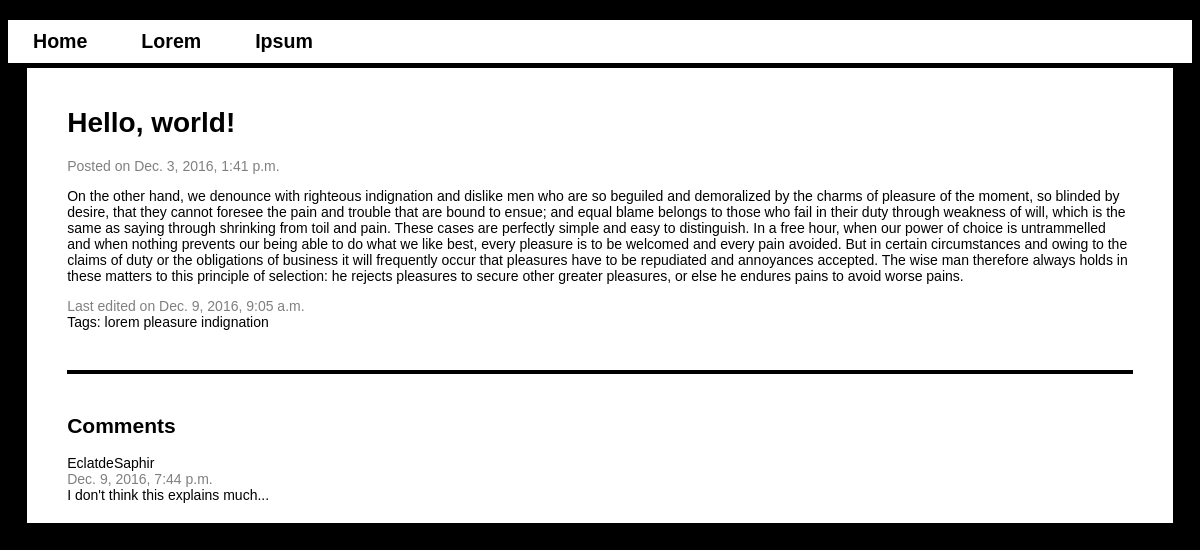
Before: /blog/1/ with the older database file.
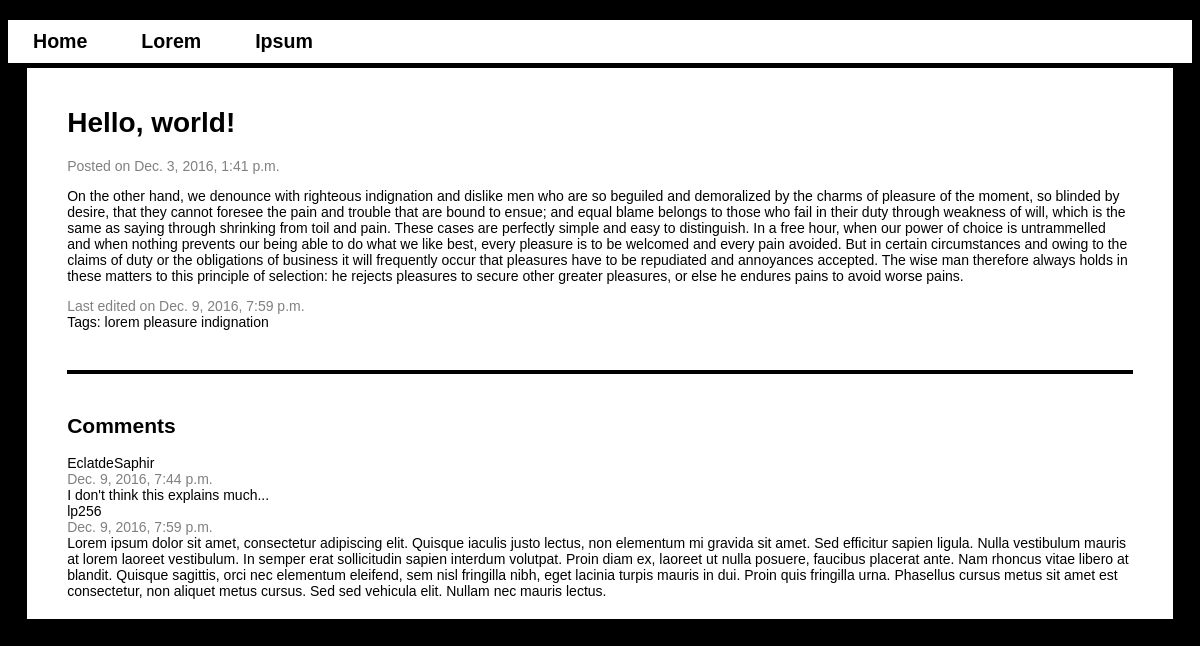
After: the same page with the newer database file.
### blog/models.py (models this page shows, shortened)
class Article(models.Model):
	title = models.CharField(max_length=200)
	body = models.TextField()
	pub_date = models.DateTimeField('date published')
	created_date = models.DateTimeField('date created', auto_now_add=True)
	last_edit_date = models.DateTimeField('date last edited', auto_now=True)
	tags = models.ManyToManyField(Tag)

class Tag(models.Model):
	tag_text = models.CharField(max_length=50)

class Comment(models.Model):
	article = models.ForeignKey(Article, on_delete=models.CASCADE)
	poster = models.CharField(max_length=20)
	body = models.TextField()
	pub_date = models.DateTimeField('date posted', auto_now_add=True)

### blog/views.py (the view)
# urls.py: url(r'^(?P<pk>[0-9]+)/$', views.ArticleView.as_view(), name='article'),
class ArticleView(generic.DetailView):
	model = Article
	template_name = 'blog/article.html'

### blog/templates/blog/article.html (shortened to what this page needs)
{% extends "blog/base.html" %}
{% block content %}
<div id="container">
	<div id="article">
		<h1>{{ article.title }}</h1>
		<div class="date">Posted on {{ article.pub_date }}</div>
		<p>{{ article.body }}</p>
		<div class="date">Last edited on {{ article.last_edit_date }}</div>
		{% if article.tags.all %}
			<div id="tag_list">
				<span>Tags: </span>
				{% for tag in article.tags.all %}
		    		<a href="{% url 'blog:tag' tag.id %}" class="tag" id="tag{{ forloop.counter }}">{{ tag.tag_text }}</a>
				{% endfor %}
			</div>
		{% endif %}
	</div>
	<hr>
	<div id="comments">
		<h2>Comments</h2>
		{% if article.comment_set.all %}
			<div id="comment_list">
				{% for comment in article.comment_set.all %}
					<div class="poster">{{ comment.poster }}</div>
					<div class="date">{{ comment.pub_date }}</div>
					<div class="comment_body">{{ comment.body }}</div>
				{% endfor %}
			</div>
		{% endif %}
	</div>
</div>
{% endblock %}

Changed rows visible on the page:
changed Article "Hello, world!": last_edit_date "Dec. 9, 2016, 9:05 a.m." → "Dec. 9, 2016, 7:59 p.m."
added Comment: poster "lp256", pub_date "Dec. 9, 2016, 7:59 p.m.", body "Lorem ipsum dolor sit amet, consectetur adipiscing elit. Quisque iaculis justo lectus, non elementum mi gravida sit amet. Sed efficitur sapien ligula. Nulla vestibulum mauris at lorem laoreet vestibulum. In semper erat sollicitudin sapien interdum volutpat. Proin diam ex, laoreet ut nulla posuere, faucibus placerat ante. Nam rhoncus vitae libero at blandit. Quisque sagittis, orci nec elementum eleifend, sem nisl fringilla nibh, eget lacinia turpis mauris in dui. Proin quis fringilla urna. Phasellus cursus metus sit amet est consectetur, non aliquet metus cursus. Sed sed vehicula elit. Nullam nec mauris lectus."
